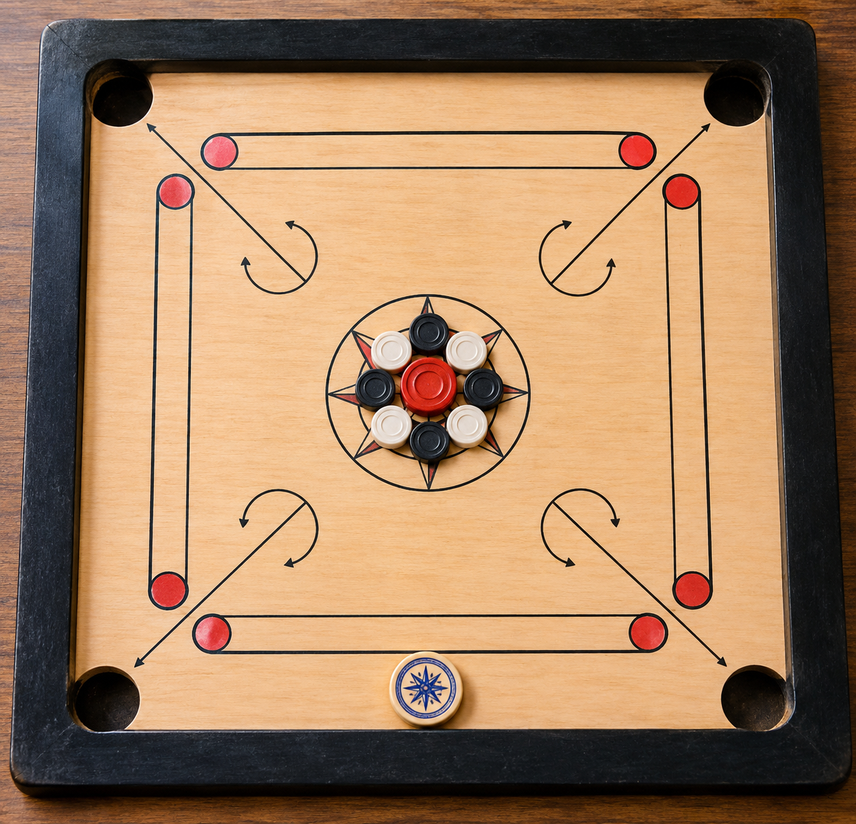
#> input picture carrom.png, 856 x 824 px, shrunk from 1278 x 1230 before the run
$ jupyter execute EXP-7.ipynb
#> lines starting #> are read from the running program, lines starting #| are printed output that depends on the picture; after the words box and inside, x2 and y2 are one past the last pixel; in counts of white or black regions, pixels touching at a corner belong together
[cell 1]
import cv2
import numpy as np
import matplotlib.pyplot as plt

[cell 2]
img = cv2.imread("carrom.png")
#> img is the input picture: shape (824, 856, 3); mean B, G, R 95.7, 126.6, 160.7

if img is None:
    print("Error: Image not found. Check the image path.")
else:
    print("Image loaded successfully")

[cell 3]
plt.subplot(1, 2, 1)
plt.imshow(cv2.cvtColor(img, cv2.COLOR_BGR2RGB))
plt.title("Original Image")
plt.axis("off")

plt.show()

[cell 4]
gray = cv2.cvtColor(img, cv2.COLOR_BGR2GRAY)
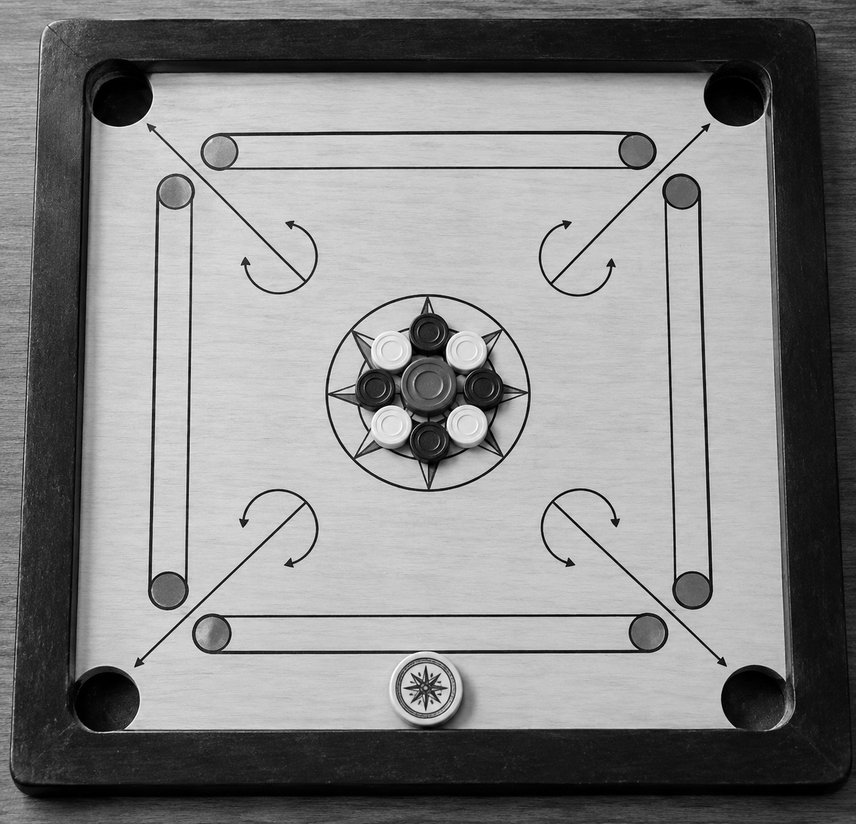
#> gray: shape (824, 856); min 0, max 255, mean 133.3
plt.subplot(1, 2, 2)
plt.imshow(gray, cmap="gray")
plt.title("Grayscale Image")
plt.axis("off")
plt.show()

[cell 5]
plt.figure(figsize=(10, 5))

plt.subplot(1, 2, 1)
plt.imshow(cv2.cvtColor(img, cv2.COLOR_BGR2RGB))
plt.title("Original Image")
plt.axis("off")

plt.subplot(1, 2, 2)
plt.imshow(gray, cmap="gray")
plt.title("Grayscale Image")
plt.axis("off")

plt.show()
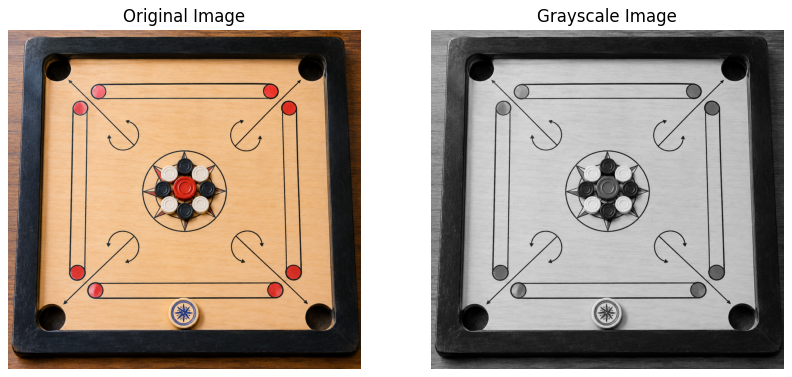
#> figure drawn by matplotlib, 2 panels

[cell 6]
ret, threshold = cv2.threshold(
    gray,
    127,
    255,
    cv2.THRESH_BINARY
)
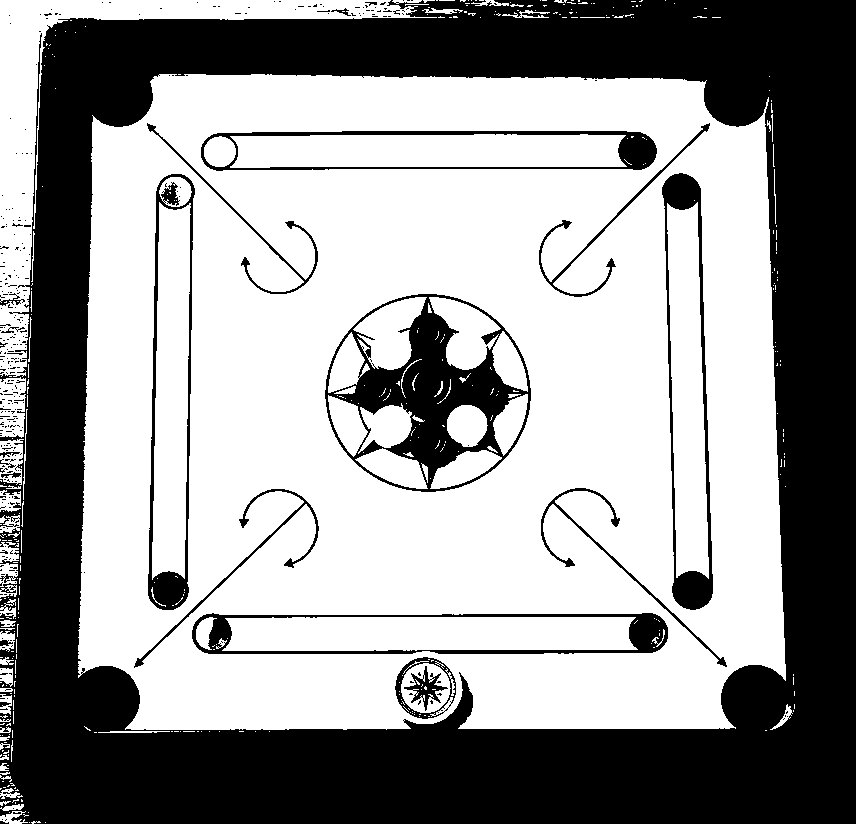
#> threshold: shape (824, 856); 60.4% white; 343 black regions (322 under 20 px), largest, box (x1, y1, x2, y2) and area: (0, 0, 856, 824) 240878, (325, 294, 531, 492) 14066, (662, 173, 713, 610) 4579

plt.imshow(threshold, cmap="gray")
plt.title("Thresholded Image")
plt.axis("off")
plt.show()

[cell 7]
height, width = gray.shape
#> height = 824; width = 856

mask = np.zeros_like(gray)

polygon = np.array([[
    (0, height),
    (width, height),
    (int(width * 0.6), int(height * 0.55)),
    (int(width * 0.4), int(height * 0.55))
]], dtype=np.int32)

cv2.fillPoly(mask, polygon, 255)
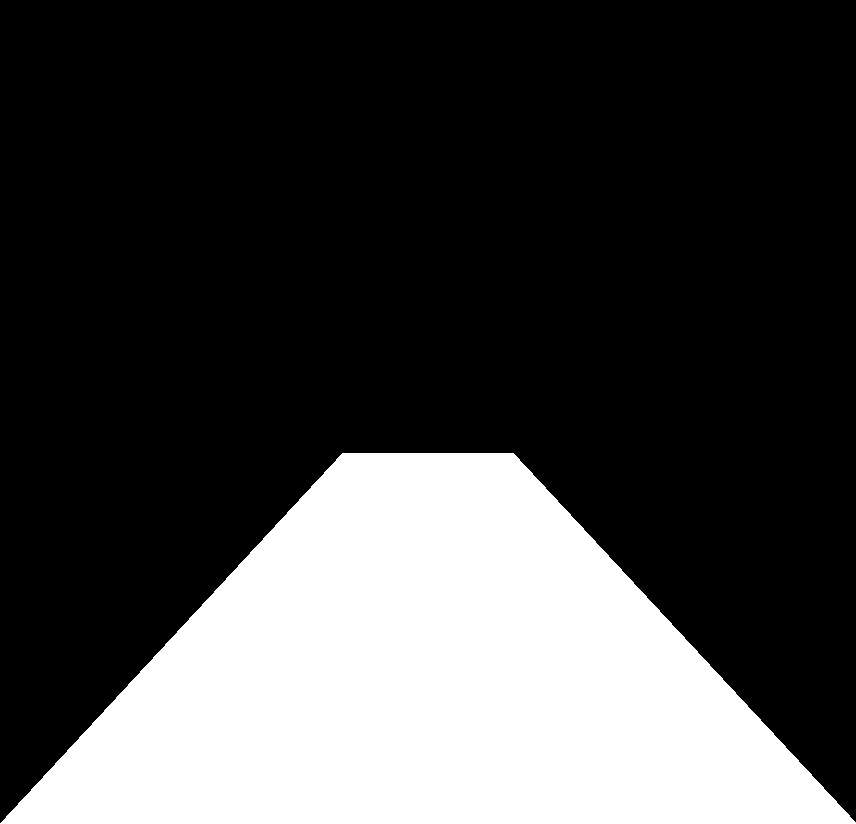
#> mask: shape (824, 856); 27.1% white; 1 white region, box (x1, y1, x2, y2) and area: (0, 453, 856, 824) 190865

roi = cv2.bitwise_and(threshold, mask)
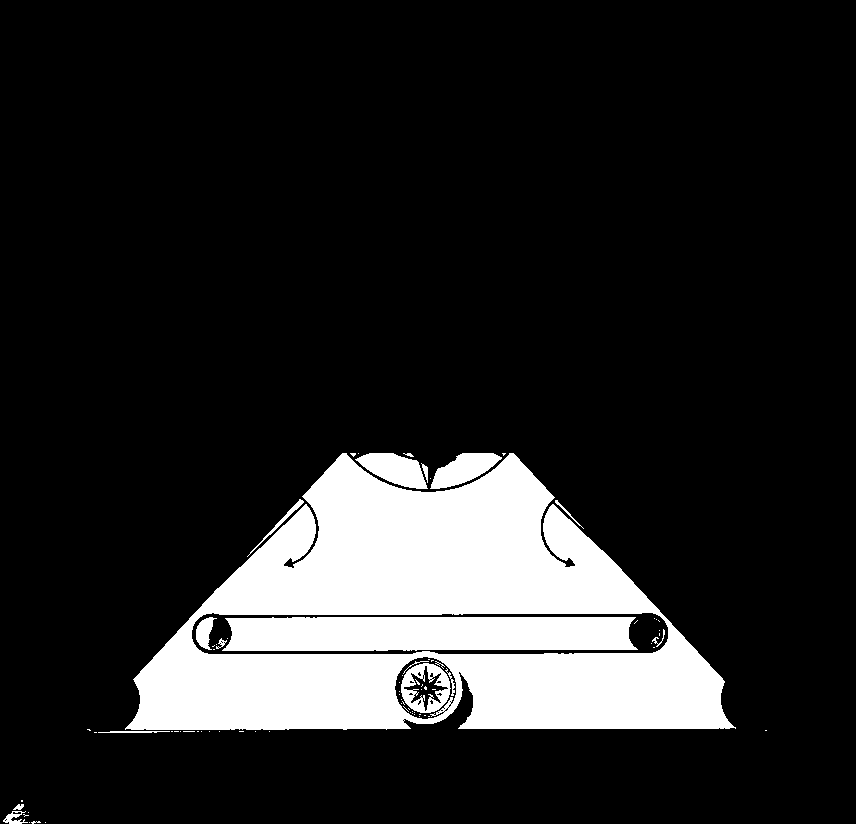
#> roi: shape (824, 856); 15.2% white; 79 white regions (62 under 20 px), largest, box (x1, y1, x2, y2) and area: (125, 453, 736, 730) 87705, (222, 617, 638, 651) 13381, (355, 453, 428, 489) 1572

plt.imshow(roi, cmap="gray")
plt.title("Region of Interest")
plt.axis("off")
plt.show()

[cell 8]
edges = cv2.Canny(roi, 50, 150)
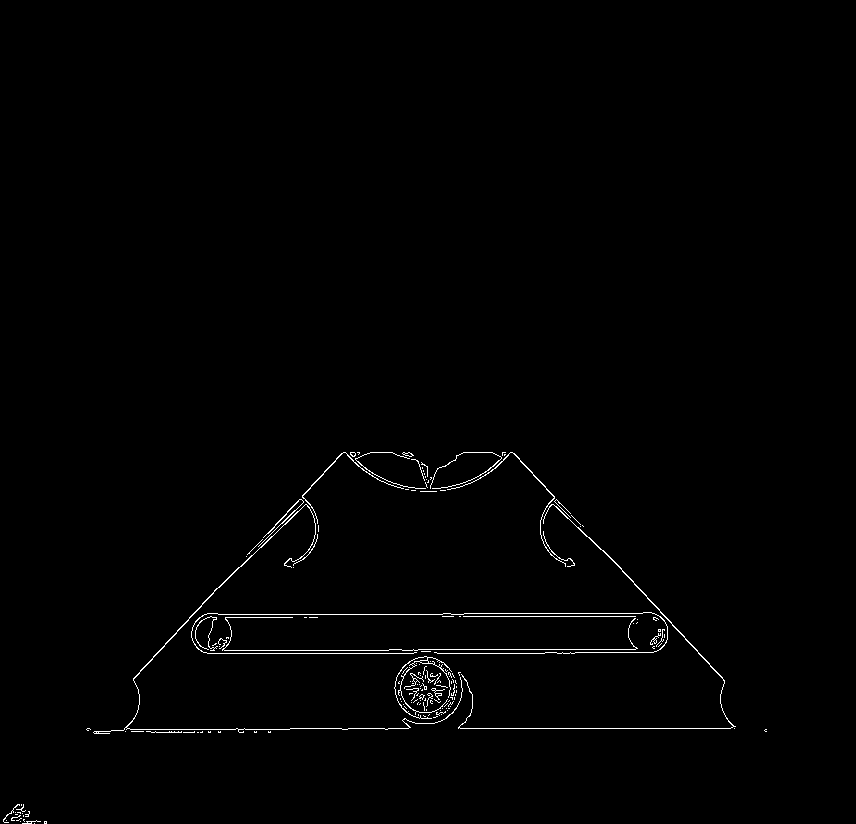
#> edges: shape (824, 856); 0.84% white in thin lines or dots, all inside (x1, y1, x2, y2) = (3, 452, 767, 824)

plt.imshow(edges, cmap="gray")
plt.title("Canny Edge Detection")
plt.axis("off")
plt.show()

[cell 9]
blur = cv2.GaussianBlur(
    edges,
    (5, 5),
    0
)

plt.imshow(blur, cmap="gray")
plt.title("Gaussian Blur")
plt.axis("off")
plt.show()

[cell 10]
lines = cv2.HoughLinesP(
    blur,
    1,
    np.pi / 180,
    threshold=50,
    minLineLength=50,
    maxLineGap=100
)
#> lines = 151 rows, first 6: [188, 614, 667, 614], [84, 728, 768, 728], [234, 726, 737, 726], [155, 650, 700, 650], [151, 654, 704, 654], [84, 730, 768, 730]

print("Detected Lines:", lines)
#> (printed output is left out)

[cell 11]
lane = cv2.cvtColor(
    img,
    cv2.COLOR_BGR2RGB
).copy()

if lines is not None:

    for line in lines:

        line = np.array(line).reshape(-1)

        if len(line) == 4:

            x1, y1, x2, y2 = line

            cv2.line(
                lane,
                (int(x1), int(y1)),
                (int(x2), int(y2)),
                (255, 0, 0),
                5
            )
#> this loop made 151 passes
#> (x1, y1, x2, y2) on passes 1 to 12: (188, 614, 667, 614), (84, 728, 768, 728), (234, 726, 737, 726), (155, 650, 700, 650), (151, 654, 704, 654), (84, 730, 768, 730), (152, 653, 703, 653), (84, 729, 768, 729), (156, 649, 699, 649), (84, 727, 768, 727), (154, 651, 701, 651), (157, 648, 699, 648)
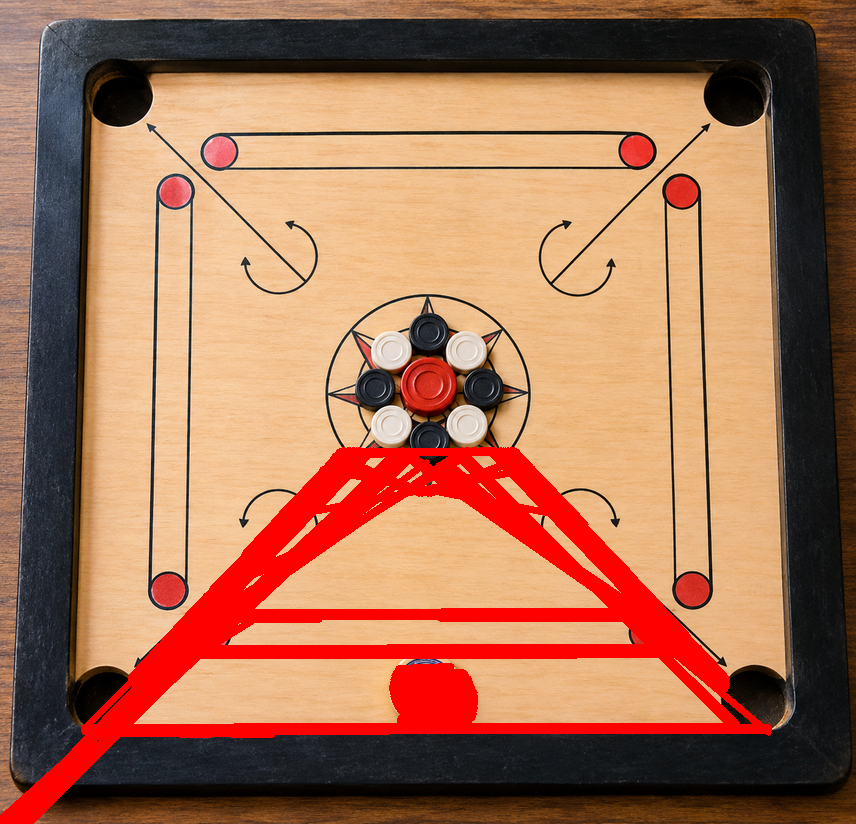
#> lane: shape (824, 856, 3); mean R, G, B 167.2, 113.1, 85.5

plt.figure(figsize=(10, 6))
plt.imshow(lane)
plt.title("Final Lane Detection")
plt.axis("off")
plt.show()
